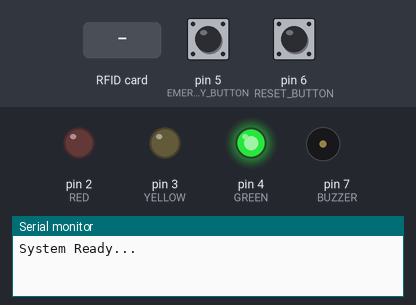
This sketch was run on a simulated Arduino Uno, built with avr-gcc and run on an emulated ATmega328P. Shown: output pins drawn as LEDs (lit = HIGH), buzzer (waves = sounding, pin HIGH), the last lines printed to the serial monitor. Inputs (shaded band) come from the test bench; at power-on: pin 5 (EMERGENCY_BUTTON) HIGH, pin 6 (RESET_BUTTON) HIGH. Pins used as bus, display or sensor lines are not drawn.

Above: at 1.2 s.
1.3 s: RFID card 83 74 EF 13 held to the reader
At 3.8 s:
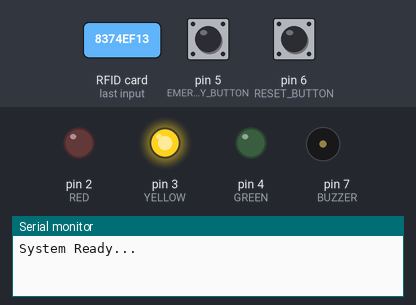
At 7.3 s:
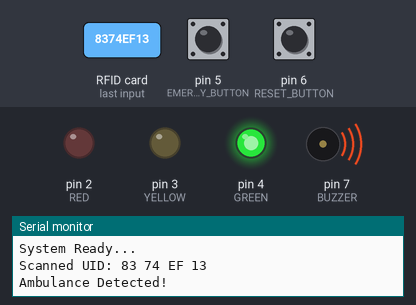
14.8 s: RFID card 5E 7A 19 C4 held to the reader
21.1 s: pin 5 (EMERGENCY_BUTTON) pulled LOW for 3 s
At 39.2 s:
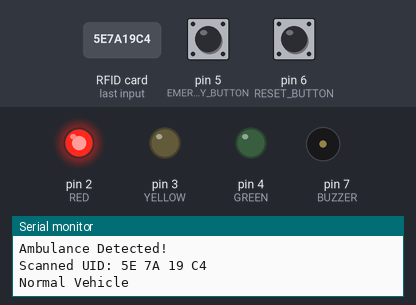
Timing chart, 0 to 41.6 s (numbered marks = the images above; inputs shaded):
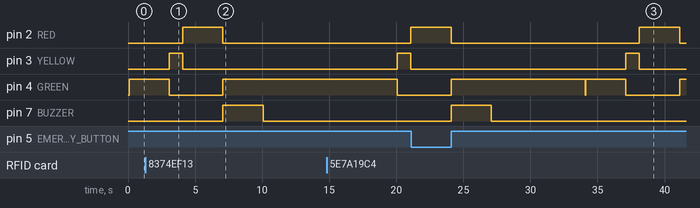

Measured:
- after the input at 1.3 s, pin 2 (RED): goes on until 7.1 s, then stays LOW; pin 3 (YELLOW): goes on until 4.1 s, then stays LOW; pin 4 (GREEN): goes on until 7.1 s, then stays HIGH; pin 7 (BUZZER): LOW → HIGH after 5.8 s, → LOW 3.0 s later
- after the input at 14.8 s, pin 2 (RED): LOW → HIGH after 6.3 s
- after the input at 21.1 s, pin 7 (BUZZER): LOW → HIGH after 3.0 s, → LOW 3.0 s later

The sketch:

realtimeambulanceclearance.ino
```cpp
#include <SPI.h>
#include <MFRC522.h>

#define SS_PIN 10
#define RST_PIN 9

MFRC522 mfrc522(SS_PIN, RST_PIN);

// LED Pins
#define RED 2
#define YELLOW 3
#define GREEN 4

// Buttons
#define EMERGENCY_BUTTON 5
#define RESET_BUTTON 6

// Buzzer
#define BUZZER 7

// Ambulance UID (Card)
String ambulanceUID = "83 74 EF 13";

void setup() {
  Serial.begin(9600);
  SPI.begin();
  mfrc522.PCD_Init();

  pinMode(RED, OUTPUT);
  pinMode(YELLOW, OUTPUT);
  pinMode(GREEN, OUTPUT);

  pinMode(BUZZER, OUTPUT);

  pinMode(EMERGENCY_BUTTON, INPUT_PULLUP);
  pinMode(RESET_BUTTON, INPUT_PULLUP);

  Serial.println("System Ready...");
}

void loop() {

  // 🔘 Manual Emergency Button
  if (digitalRead(EMERGENCY_BUTTON) == LOW) {
    grantPriority();
  }

  // 🔘 Reset Button
  if (digitalRead(RESET_BUTTON) == LOW) {
    normalTraffic();
  }

  // 🚑 RFID Detection
  if (!mfrc522.PICC_IsNewCardPresent()) {
    normalTraffic();
    return;
  }

  if (!mfrc522.PICC_ReadCardSerial()) {
    return;
  }

  String readUID = "";
  for (byte i = 0; i < mfrc522.uid.size; i++) {
    readUID += String(mfrc522.uid.uidByte[i], HEX);
    readUID += " ";
  }

  readUID.toUpperCase();
  readUID.trim();

  Serial.print("Scanned UID: ");
  Serial.println(readUID);

  if (readUID == ambulanceUID) {
    Serial.println("Ambulance Detected!");
    grantPriority();
  } else {
    Serial.println("Normal Vehicle");
    normalTraffic();
  }

  mfrc522.PICC_HaltA();
}

// 🚦 Normal Traffic Sequence
void normalTraffic() {
  digitalWrite(GREEN, HIGH);
  digitalWrite(YELLOW, LOW);
  digitalWrite(RED, LOW);
  digitalWrite(BUZZER, LOW);
  delay(3000);

  digitalWrite(GREEN, LOW);
  digitalWrite(YELLOW, HIGH);
  delay(1000);

  digitalWrite(YELLOW, LOW);
  digitalWrite(RED, HIGH);
  delay(3000);
}

// 🚑 Emergency Override
void grantPriority() {

  // Turn OFF all lights first
  digitalWrite(RED, LOW);
  digitalWrite(YELLOW, LOW);
  digitalWrite(GREEN, LOW);

  // Emergency Green ON
  digitalWrite(GREEN, HIGH);

  // 🔔 Buzzer ON only for alert (3 seconds)
  digitalWrite(BUZZER, HIGH);
  delay(3000);
  digitalWrite(BUZZER, LOW);

  // 🚑 Keep green ON longer for ambulance passing
  delay(7000);

  // After ambulance passes, turn green OFF
  digitalWrite(GREEN, LOW);
}
```
